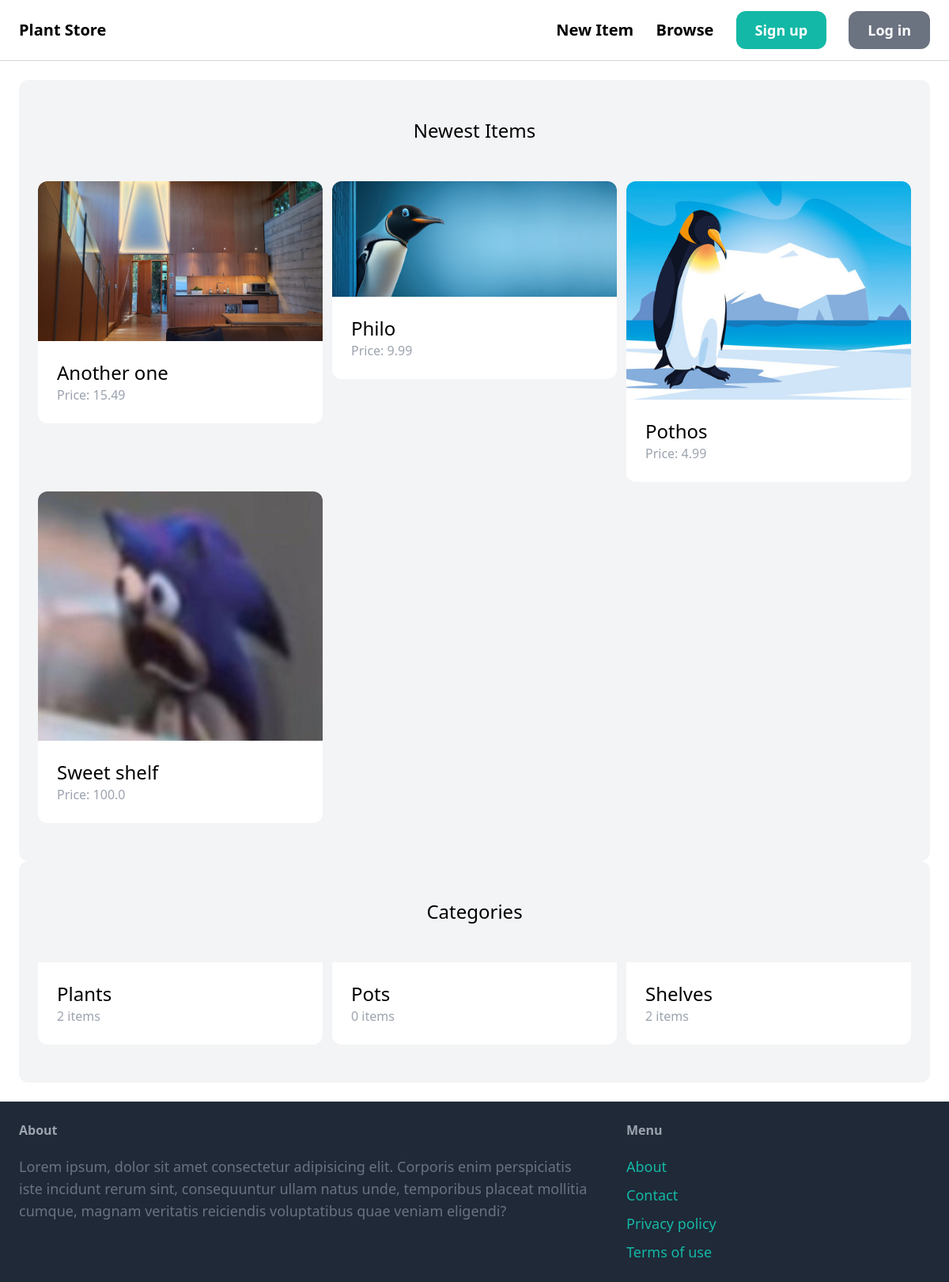
The page / on the database its author committed.
### item/models.py (models this page shows, shortened)
class Item(models.Model):
    name = models.CharField(max_length=255)
    description = models.TextField(blank = True, null = True)
    price = models.FloatField()
    image = models.ImageField(upload_to='item_images', blank=True, null=True)
    is_sold = models.BooleanField(default=False)
    created_at = models.DateTimeField(auto_now_add=True)
    category = models.ForeignKey(Category, related_name='items', on_delete=models.CASCADE )
    created_by = models.ForeignKey(User, related_name='items', on_delete=models.CASCADE )
    class Meta:
        ordering = ('name',)

class Category(models.Model):
    name = models.CharField(max_length=255)
    class Meta:
        ordering = ('name',)
        verbose_name_plural = 'Categories'

### core/views.py (the view)
# urls.py: path('', views.index, name='index'),
def index(request):
    items = Item.objects.filter(is_sold=False)[0:6]
    categories = Category.objects.all()
    return render(request, 'core/index.html' , {
        'categories': categories,
        'items': items,
    })

### core/templates/core/index.html (shortened to what this page needs)
{% extends 'core/base.html' %}
{% block content %}
    <div class="mt- px-6 py-12 bg-gray-100 rounded-xl" >
        <h2 class="mb-12 text-2xl text-center " >Newest Items</h2>
        <div class="grid grid-cols-3 gap-3" >
            {% for item in items %}
                <div  >
                    <a href="{% url 'item:detail' item.id %}">
                        <div>
                            <img src="{{ item.image.url }}" alt="{{ item.name }} image" class="rounded-t-xl">
                        </div>
                        <div class="p-6 bg-white rounded-b-xl" >
                            <h2 class="text-2xl" >{{ item.name }}</h2>
                            <p class="text-gray-400" >Price: {{ item.price }}</p>
                        </div>
                    </a>
                </div>
            {% endfor %}
        </div>
    </div>
    <div class="mt- px-6 py-12 bg-gray-100 rounded-xl" >
        <h2 class="mb-12 text-2xl text-center " >Categories</h2>
        <div class="grid grid-cols-3 gap-3" >
            {% for category in categories %}
                <div  >
                    <a href="#">
                        <div class="p-6 bg-white rounded-b-xl" >
                            <h2 class="text-2xl" >{{ category.name }}</h2>
                            <p class="text-gray-400" >{{ category.items.count }} items</p>
                        </div>
                    </a>
                </div>
            {% endfor %}
        </div>
    </div>
{% endblock %}

### core/templates/core/base.html (shortened to what this page needs)
<!DOCTYPE html>
<html lang="en">
<head>
    <script src="https://cdn.tailwindcss.com"></script>
</head>
<body>
    <nav class="py-6 px-6 flex justify-between items-center border-b border-gray-300">
        <a href="/" class="text-xl font-semibold">Plant Store</a>
        <div class="space-x-6">
            <a href="{% url 'item:new' %}" class="text-xl font-semibold hover:text-gray-500">New Item</a>
            <a href="{% url 'item:items' %}" class="text-xl font-semibold hover:text-gray-500">Browse</a>
            {% if request.user.is_authenticated %}
            <a href="{% url 'conversation:inbox' %}"
                class="px-6 py-3 text-lg font-semibold bg-teal-500 text-white rounded-xl hover:bg-teal-700">Inbox</a>
            <a href="{% url 'dashboard:index' %}"
                class="px-6 py-3 text-lg font-semibold bg-gray-500 text-white rounded-xl hover:bg-gray-700">Dashboard</a>
            <a href="{% url 'core:logout' %}"
                class="px-4 py-2 text-lg font-semibold bg-red-500 text-white rounded-xl hover:bg-red-700">logout</a>
            {% else %}
            <a href="{% url 'core:signup' %}"
                class="px-6 py-3 text-lg font-semibold bg-teal-500 text-white rounded-xl hover:bg-teal-700">Sign up</a>
            <a href="{% url 'core:login' %}"
                class="px-6 py-3 text-lg font-semibold bg-gray-500 text-white rounded-xl hover:bg-gray-700">Log in</a>
            {% endif %}
        </div>
    </nav>
    <div class="px-6 py-6">
        {% block content %}
        {% endblock %}
    </div>
    <footer class="py-6 px-6 flex justify-between bg-gray-800">
        <div class="w-2/3 pr-10">
            <h3 class="mb-5 font-semibold text-gray-400">About</h3>
            <p class="text-lg text-gray-500"> Lorem ipsum, dolor sit amet consectetur adipisicing elit. Corporis enim
                perspiciatis iste incidunt rerum sint, consequuntur ullam natus unde, temporibus placeat mollitia
                cumque, magnam veritatis reiciendis voluptatibus quae veniam eligendi?</p>
        </div>
        <div class="w-1/3">
            <h3 class="mb-5 font-semibold text-gray-400">Menu</h3>
            <ul class="space-y-2">
                <li><a href="#" class="text-lg text-teal-500 hover:text-teal-700">About</a></li>
                <li><a href="{% url 'core:contact' %}" class="text-lg text-teal-500 hover:text-teal-700">Contact</a>
                </li>
                <li><a href="#" class="text-lg text-teal-500 hover:text-teal-700">Privacy policy</a></li>
                <li><a href="#" class="text-lg text-teal-500 hover:text-teal-700">Terms of use</a></li>
            </ul>
        </div>
    </footer>
</body>
</html>

### rows shown on the page
Item: image (picture), name "Another one", price "15.49"
Item: image (picture), name "Philo", price "9.99"
Item: image (picture), name "Pothos", price "4.99"
Item: image (picture), name "Sweet shelf", price "100.0"
Category: name "Plants", items.count "2"
Category: name "Pots", items.count "0"
Category: name "Shelves", items.count "2"
